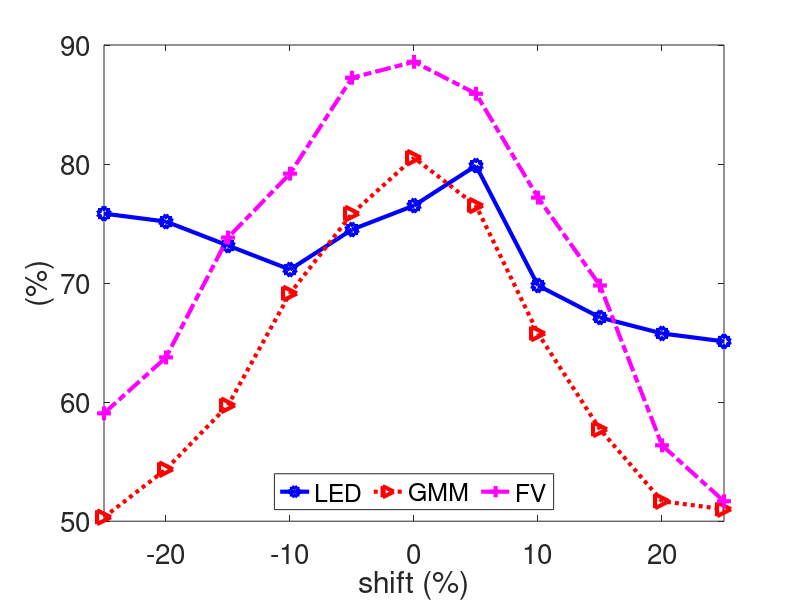
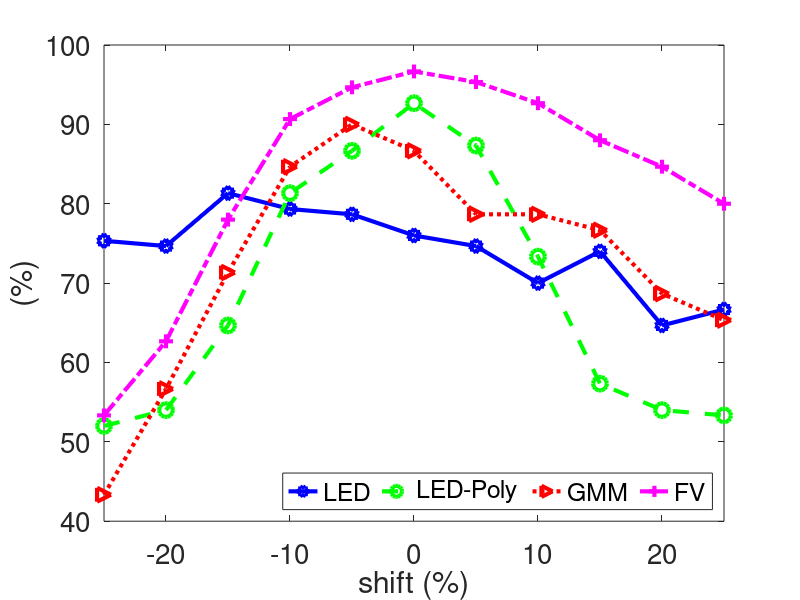

The MATLAB source for these figures, in order:
clear all
close all
clc

vec_shift = [-25 -20 -15  -10 -5  0  5  10 15 20 25];

%% KTH

LED_kth =         [75.3333   74.6667   81.3333   79.3333   78.6667   76.0000   74.6667   70.0000   74.0000   64.6667   66.6667 ];
LED_Poly_kth =    [52.0000   54.0000   64.6667   81.3333   86.6667   92.6667   87.3333   73.3333   57.3333   54.0000   53.3333 ];
GMM_kth =         [43.3333   56.6667   71.3333   84.6667   90.0000   86.6667   78.6667   78.6667   76.6667   68.6667   65.3333 ];
FV_kth =          [53.3333   62.6667   78.0000   90.6667   94.6667   96.6667   95.3333   92.6667   88.0000   84.6667   80.0000 ];

%all = [LED; LED_Poly; GMM_all_acc; FV_all_acc ];
plot(vec_shift,LED_kth, '-bh', 'LineWidth', 3,'MarkerSize', 10);
hold on
plot(vec_shift,LED_Poly_kth, '--go', 'LineWidth', 3,'MarkerSize', 10);
plot(vec_shift,GMM_kth, ':r>', 'LineWidth', 3,'MarkerSize', 10);
plot(vec_shift,FV_kth, '-.m+', 'LineWidth', 3,'MarkerSize', 10);


xlim([-25 25])
legend('LED', 'LED-Poly', 'GMM','FV','Location','southeast', 'orientation', 'horizontal');
ylabel('(%)','FontSize',20)
xlabel('shift (%)','FontSize',20)
set(gca,'FontSize',20); 

%Nicta
%print('/home/johanna/latex-svn/wacv_2016_b/v3/images/experiments_kth/all_shifts_kth','-dpng','-r300');
%Home
%print('/media/johanna/HD1T/latex-svn/wacv_2016_b/v5/images/experiments/all_shifts_kth','-dpng','-r300');


%% UCF
figure()
LED_ucf  = [75.8389   75.1678   73.1544   71.1409   74.4966   76.5101   79.8658   69.7987   67.1141   65.7718   65.1007];
GMM_ucf  = [50.3356   54.3624   59.7315   69.1275   75.8389   80.5369   76.5101   65.7718   57.7181   51.6779   51.0067];
FV_ucf   = [59.0604   63.7584   73.8255   79.1946   87.2483   88.5906   85.9060   77.1812   69.7987   56.3758   51.6779];

plot(vec_shift,LED_ucf, '-bh', 'LineWidth', 3,'MarkerSize', 10);
hold on
%plot(vec_shift,LED_Poly_ucf, '--go', 'LineWidth', 3,'MarkerSize', 10);
plot(vec_shift,GMM_ucf, ':r>', 'LineWidth', 3,'MarkerSize', 10);
plot(vec_shift,FV_ucf, '-.m+', 'LineWidth', 3,'MarkerSize', 10);


xlim([-25 25])
legend('LED', 'GMM','FV','Location','south', 'orientation', 'horizontal');
ylabel('(%)','FontSize',20)
xlabel('shift (%)','FontSize',20)
set(gca,'FontSize',20); 

%Home
%print('/media/johanna/HD1T/latex-svn/wacv_2016_b/v4/images/experiments/all_shifts_ucf','-dpng','-r300');
%Nicta
print('/home/johanna/latex-svn/wacv_2016_b/v7/images/experiments/all_shifts_ucf','-dpng','-r300');





